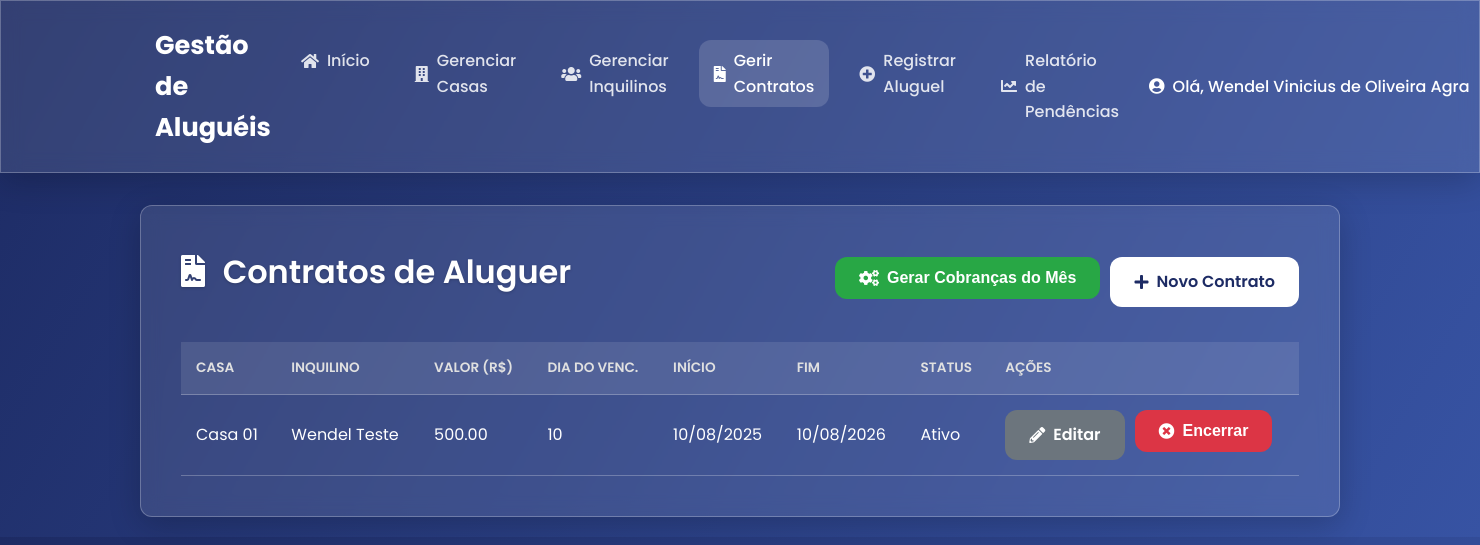
The page /contratos (signed in) on the database its author committed.
### tables this page shows
CREATE TABLE usuarios (
            id INTEGER PRIMARY KEY AUTOINCREMENT,
            username TEXT NOT NULL UNIQUE,
            password TEXT NOT NULL
        );

CREATE TABLE contratos (
            id INTEGER PRIMARY KEY AUTOINCREMENT,
            casa_id INTEGER NOT NULL,
            inquilino_id INTEGER NOT NULL,
            valor_aluguel REAL NOT NULL,
            dia_vencimento INTEGER NOT NULL,
            data_inicio TEXT NOT NULL,
            data_fim TEXT,
            status TEXT NOT NULL DEFAULT 'ativo',
            usuario_id INTEGER NOT NULL,
            FOREIGN KEY (casa_id) REFERENCES casas (id),
            FOREIGN KEY (inquilino_id) REFERENCES inquilinos (id),
            FOREIGN KEY (usuario_id) REFERENCES usuarios (id)
        );

CREATE TABLE casas (
            id INTEGER PRIMARY KEY AUTOINCREMENT,
            endereco TEXT NOT NULL,
            valor_aluguel REAL NOT NULL
        , apelido TEXT, usuario_id INTEGER REFERENCES usuarios(id));

CREATE TABLE inquilinos (
            id INTEGER PRIMARY KEY AUTOINCREMENT,
            nome TEXT NOT NULL,
            telefone TEXT NOT NULL
        , usuario_id INTEGER REFERENCES usuarios(id));

### app.py (the view)
@app.route('/contratos')
@login_required
def listar_contratos():
    db = get_db()
    contratos_db = db.execute("""
        SELECT con.*, c.apelido as apelido_casa, i.nome as nome_inquilino
        FROM contratos con JOIN casas c ON con.casa_id = c.id JOIN inquilinos i ON con.inquilino_id = i.id
        WHERE con.usuario_id = ? ORDER BY con.status, con.data_inicio DESC
    """, (current_user.id,)).fetchall()
    contratos = []
    for c in contratos_db:
        contrato_dict = dict(c)
        contrato_dict['data_inicio_br'] = datetime.strptime(c['data_inicio'], '%Y-%m-%d').strftime('%d/%m/%Y')
        contrato_dict['data_fim_br'] = datetime.strptime(c['data_fim'], '%Y-%m-%d').strftime('%d/%m/%Y') if c['data_fim'] else None
        contratos.append(contrato_dict)
    return render_template('listar_contratos.html', contratos=contratos)

### app.py (called while the page is built)
@login_manager.user_loader
def load_user(user_id):
    db = get_db()
    user_data = db.execute('SELECT id, username FROM usuarios WHERE id = ?', (user_id,)).fetchone()
    if user_data:
        return User(id=user_data['id'], username=user_data['username'])
    return None

def get_db():
    db = getattr(g, '_database', None)
    if db is None:
        db = g._database = sqlite3.connect(DATABASE)
        db.row_factory = sqlite3.Row
    return db

@app.teardown_appcontext
def close_connection(exception):
    db = getattr(g, '_database', None)
    if db is not None:
        db.close()

### templates/listar_contratos.html (shortened to what this page needs)
<!DOCTYPE html>
<html lang="pt-br">
<head>
    <link rel="stylesheet" href="{{ url_for('static', filename='css/style.css') }}">
    <link rel="stylesheet" href="https://cdnjs.cloudflare.com/ajax/libs/font-awesome/5.15.4/css/all.min.css">
</head>
<body>
    <header>
        <nav>
            <a href="{{ url_for('index') }}" class="logo">Gestão de Aluguéis</a>
            <ul>
                <li><a href="{{ url_for('index') }}" class="{% if request.endpoint == 'index' %}active{% endif %}"><i class="fas fa-home"></i> Início</a></li>
                <li><a href="{{ url_for('listar_casas') }}" class="{% if 'casas' in request.endpoint %}active{% endif %}"><i class="fas fa-building"></i> Gerenciar Casas</a></li>
                <li><a href="{{ url_for('listar_inquilinos') }}" class="{% if 'inquilino' in request.endpoint %}active{% endif %}"><i class="fas fa-users"></i> Gerenciar Inquilinos</a></li>
                <li><a href="{{ url_for('listar_contratos') }}" class="{% if 'contrato' in request.endpoint %}active{% endif %}"><i class="fas fa-file-contract"></i> Gerir Contratos</a></li>
                <li><a href="{{ url_for('pagina_alugueis') }}" class="{% if request.endpoint == 'pagina_alugueis' %}active{% endif %}"><i class="fas fa-plus-circle"></i> Registrar Aluguel</a></li>
                <li><a href="{{ url_for('listar_pendentes') }}" class="{% if request.endpoint == 'listar_pendentes' %}active{% endif %}"><i class="fas fa-chart-line"></i> Relatório de Pendências</a></li>
            </ul>
            <div class="user-menu">
                {% if current_user.is_authenticated %}
                    <a href="{{ url_for('perfil') }}" class="welcome-message"><i class="fas fa-user-circle"></i> Olá, {{ current_user.username }}</a>
                {% endif %}
            </div>
        </nav>
    </header>
    <main class="container">
        <div class="content-section">
            <div class="table-header">
                <h1><i class="fas fa-file-contract"></i> Contratos de Aluguer</h1>
                <div class="header-actions" style="display: flex; gap: 10px;">
                    <form action="{{ url_for('gerar_cobrancas_mensais') }}" method="post">
                        <button type="submit" class="btn btn-success"><i class="fas fa-cogs"></i> Gerar Cobranças do Mês</button>
                    </form>
                    <a href="{{ url_for('pagina_cadastro_contrato') }}" class="btn"><i class="fas fa-plus"></i> Novo Contrato</a>
                </div>
            </div>
            <table class="data-table">
                <thead>
                    <tr>
                        <th>Casa</th>
                        <th>Inquilino</th>
                        <th>Valor (R$)</th>
                        <th>Dia do Venc.</th>
                        <th>Início</th>
                        <th>Fim</th>
                        <th>Status</th>
                        <th>Ações</th>
                    </tr>
                </thead>
                <tbody>
                    {% for contrato in contratos %}
                    <tr class="{{ 'encerrado-row' if contrato.status == 'encerrado' else '' }}">
                        <td>{{ contrato.apelido_casa }}</td>
                        <td>{{ contrato.nome_inquilino }}</td>
                        <td>{{ "%.2f"|format(contrato.valor_aluguel) }}</td>
                        <td>{{ contrato.dia_vencimento }}</td>
                        <td>{{ contrato.data_inicio_br }}</td>
                        <td>{{ contrato.data_fim_br or 'Indeterminado' }}</td>
                        <td>{{ contrato.status.capitalize() }}</td>
                        <td class="actions-cell">
                            {% if contrato.status == 'ativo' %}
                                <a href="{{ url_for('editar_contrato', contrato_id=contrato.id) }}" class="btn btn-secondary"><i class="fas fa-pencil-alt"></i> Editar</a>
                                <form action="{{ url_for('encerrar_contrato', contrato_id=contrato.id) }}" method="post" onsubmit="return confirm('Tem a certeza que deseja encerrar este contrato? Ele não irá gerar novas cobranças.');">
                                    <button type="submit" class="btn btn-danger"><i class="fas fa-times-circle"></i> Encerrar</button>
                                </form>
                            {% else %}
                                <span>-</span>
                            {% endif %}
                        </td>
                    </tr>
                    {% endfor %}
                </tbody>
            </table>
        </div>
    </main>
</body>
</html>

### static/css/style.css (style rules this page uses)
:root { --primary-color: #ffffff; --secondary-color: #e0e0e0; --background-gradient: linear-gradient(120deg, #1d2b64, #3753a3); --glass-bg: rgba(255, 255, 255, 0.1); --glass-border: rgba(255, 255, 255, 0.25); --success-color: #28a745; --pending-color: #dc3545; --border-radius: 12px; --box-shadow: 0 8px 32px 0 rgba(0, 0, 0, 0.2); }
body { font-family: 'Poppins', sans-serif; background: var(--background-gradient); color: var(--primary-color); margin: 0; line-height: 1.6; }
.container { max-width: 1200px; margin: 20px auto; padding: 0 20px; }
main.container { animation: fadeIn 0.5s ease-in-out; }
header { background: var(--glass-bg); backdrop-filter: blur(10px); box-shadow: var(--box-shadow); border: 1px solid var(--glass-border); padding: 1rem 0; margin-bottom: 2rem; position: sticky; top: 0; z-index: 1000; }
nav { display: flex; justify-content: space-between; align-items: center; max-width: 1200px; margin: 0 auto; padding: 0 20px; }
nav .logo { font-size: 1.6rem; font-weight: 700; color: white; text-decoration: none; }
nav ul { list-style: none; display: flex; gap: 15px; margin: 0; padding: 0; }
nav a { display: flex; align-items: center; gap: 8px; text-decoration: none; color: rgba(255, 255, 255, 0.85); font-weight: 500; padding: 8px 15px; border-radius: var(--border-radius); transition: all 0.3s ease-in-out; }
nav a:hover, nav a.active { background-color: rgba(255, 255, 255, 0.15); color: white; }
.user-menu { display: flex; align-items: center; gap: 15px; }
.welcome-message { color: white; font-weight: 500; text-decoration: none; transition: color 0.3s; display: flex; align-items: center; gap: 8px; white-space: nowrap; }
.form-container, .content-section, .metric-card, .search-container { background: var(--glass-bg); backdrop-filter: blur(10px); padding: 2.5rem; border-radius: var(--border-radius); box-shadow: var(--box-shadow); border: 1px solid var(--glass-border); }
h1, h2 { color: var(--primary-color); text-shadow: 0 1px 3px rgba(0,0,0,0.2); margin-top: 0; font-weight: 600; }
h1 .fas, h2 .fas { margin-right: 10px; }
.btn { display: inline-flex; align-items: center; justify-content: center; gap: 8px; padding: 12px 24px; border: none; border-radius: var(--border-radius); background-color: #fff; color: #1d2b64; font-size: 1rem; font-weight: 600; cursor: pointer; text-align: center; text-decoration: none; transition: all 0.3s ease; }
.btn-success { background-color: var(--success-color); color: white; }
.btn-danger { background-color: var(--pending-color); color: white; }
.btn-secondary { background-color: #6c757d; color: white; }
.table-header { display: flex; justify-content: space-between; align-items: center; margin-bottom: 1.5rem; }
.data-table { width: 100%; border-collapse: collapse; margin-top: 1rem; }
.data-table th, .data-table td { border-bottom: 1px solid var(--glass-border); padding: 15px; text-align: left; }
.data-table th { background-color: rgba(255,255,255,0.1); font-weight: 600; text-transform: uppercase; font-size: 0.85rem; color: #e0e0e0; }
.data-table .actions-cell { display: flex; gap: 10px; }

### rows shown on the page
usuarios: username "Wendel Vinicius de Oliveira Agra"
contratos: apelido_casa "Casa 01", nome_inquilino "Wendel Teste", valor_aluguel "500.00", dia_vencimento "10", data_inicio_br "10/08/2025", data_fim "10/08/2026", status "Ativo"
